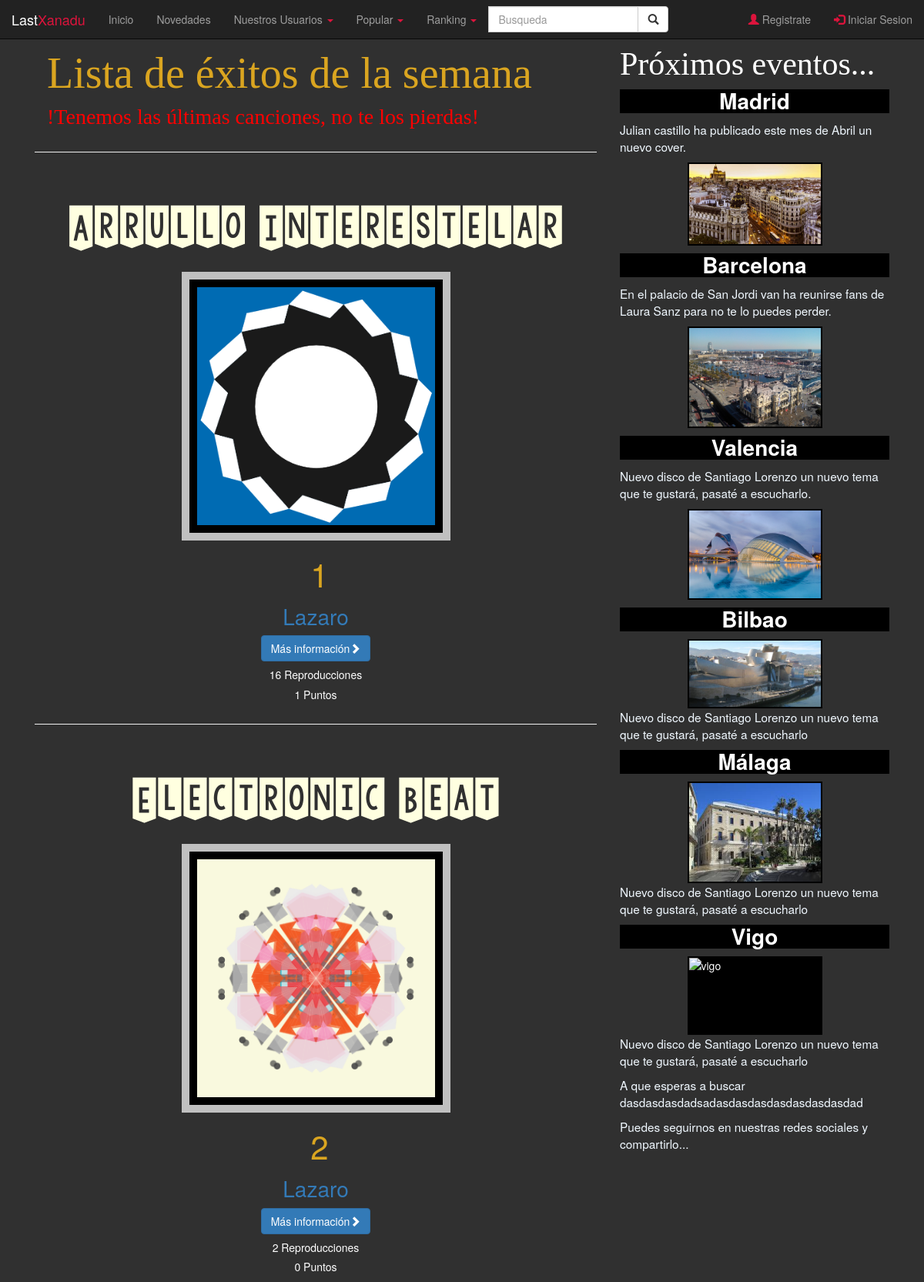
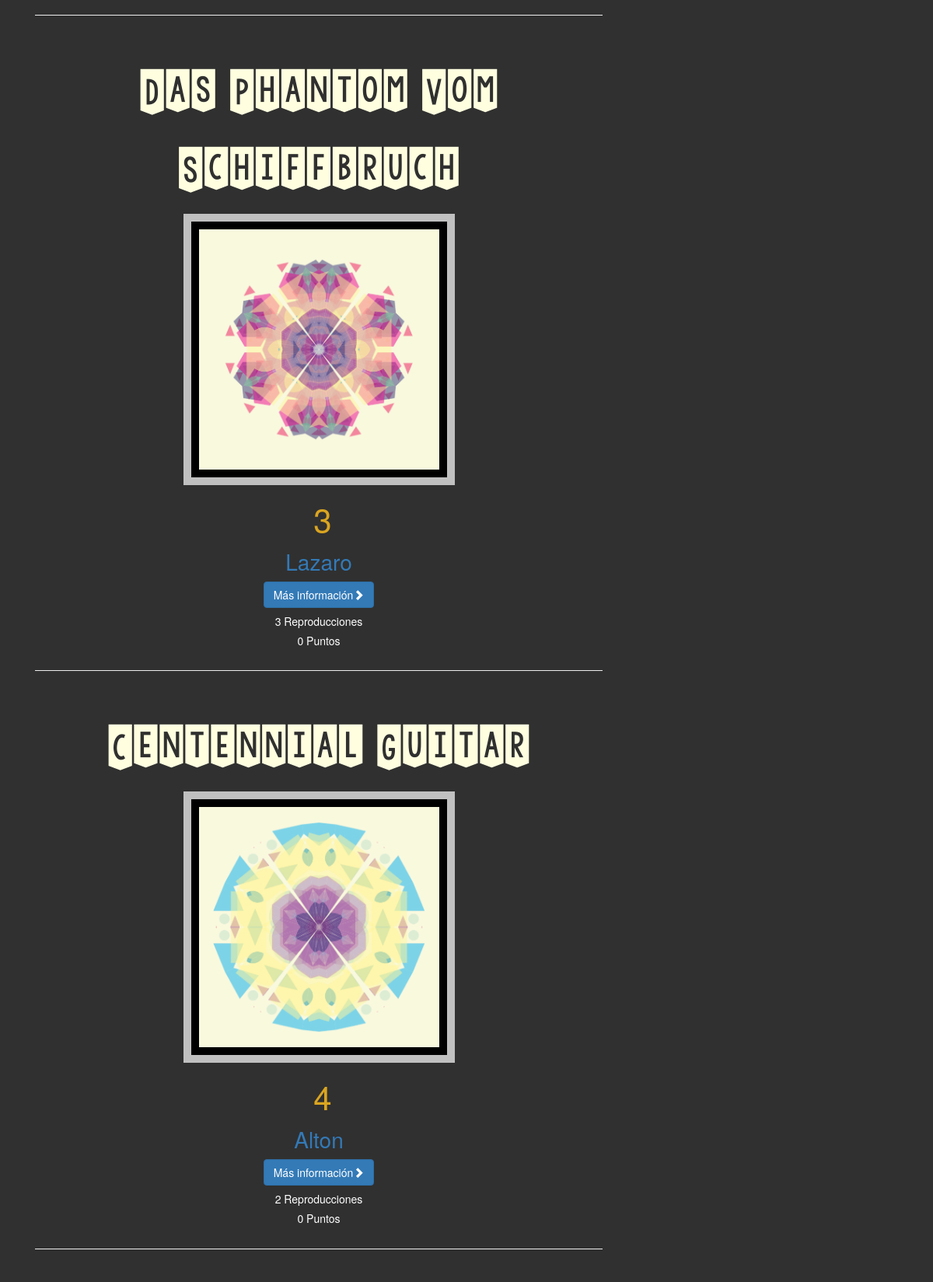
The app's page /rankingM.php (upper part) with its own data (2 pictures, top to bottom).
### tables this page shows
CREATE TABLE IF NOT EXISTS `users` (
  `user_id` int(11) NOT NULL AUTO_INCREMENT,
  `user_name` varchar(20) NOT NULL,
  `user_avatar` varchar(255) NOT NULL,
  `user_description` varchar(500) NOT NULL,
  `user_type` enum('Illustrator','Composer','Admin') NOT NULL,
  `user_following` text NOT NULL,
  `user_followers` text NOT NULL,
  `user_email` varchar(40) NOT NULL,
  `user_pass` varchar(255) NOT NULL,
  `user_favourites` text NOT NULL,
  PRIMARY KEY (`user_id`)
);

CREATE TABLE IF NOT EXISTS `posts` (
  `post_id` int(11) NOT NULL AUTO_INCREMENT,
  `post_type` enum('Song','Picture') NOT NULL,
  `post_owner` int(11) NOT NULL,
  `post_title` varchar(40) NOT NULL,
  `post_description` varchar(500) NOT NULL,
  `post_tags` varchar(255) NOT NULL,
  `post_song` varchar(255) NOT NULL,
  `post_illust` varchar(255) NOT NULL,
  `post_views` int(11) NOT NULL,
  `post_favourites` int(11) NOT NULL,
  `post_flags` int(11) NOT NULL,
  `post_date` timestamp NOT NULL DEFAULT CURRENT_TIMESTAMP,
  PRIMARY KEY (`post_id`),
  KEY `emisor` (`post_owner`),
  KEY `receptor` (`post_title`)
);

### rankingM.php (the view, shortened to what this page needs)
<!DOCTYPE html>
<html lang="es">
<head>
    <link rel="stylesheet" href="https://maxcdn.bootstrapcdn.com/bootstrap/3.3.7/css/bootstrap.min.css">
    <link rel="stylesheet" type="text/css" href="css/ranking.css">
</head>
<body>
	<?php require "includes/navbar.php";
		require ("includes/db.php");
	?>
    <div class="container">
		<div class="col-md-8">
		<div class="row">
            <div class="col-lg-12">
                <h3 id="titulo">Lista de éxitos de la semana </h3>
                	<h4 id="rojo">&#33;Tenemos las &uacute;ltimas canciones, no te los pierdas!</h4>
            </div>
        </div>
        <hr/>
            <?php
            $consulta = "SELECT * FROM users, posts where users.user_id=posts.post_owner and posts.post_type='Song' order by posts.post_favourites DESC limit 10";
            $resultado = $mysqli->query($consulta) or die ($mysqli->error."en la linea".(__LINE__-1));
            $cont = 1;
            while($row = $resultado->fetch_assoc()){
            	echo '<div class="row">
						<p class="centrar titulobonito">'.$row["post_title"].'</p>
						<div class="col-xs-12 col-sm-12 col-md-12">
							<img class="ilust" src="'.$row["post_illust"].'" alt="imagen de musica">
						</div>
						<div class="col-xs-12 col-sm-12 col-md-12">
		                <div class="centrar">
		                    <div class="top">'.$cont.'</div>
							<h4><a href="user.php?id='.$row["user_id"].'">'.$row["user_name"].'</a></h4>
							    <a class="btn btn-primary" href="song.php?id='.$row["post_id"].'">Más información<span class="glyphicon glyphicon-chevron-right"></span></a>
								<h5>'.$row["post_views"].' Reproducciones</h5>
		                        <h5>'.$row["post_favourites"].' Puntos</h5>
		                    </div>
						</div>
					 </div>';
            	echo '<hr>';
            	$cont++;
            }
            ?>
                </div>
                <div id="cabecera" class="col-xs-12 col-sm-12 col-md-4">
                    <div>
                        <h3 id="acont">Pr&oacute;ximos eventos...</h3>
                        <h4 class="headercomentario">Madrid</h4>
                        <p>Julian castillo ha publicado este mes de Abril un nuevo cover.</p>
                       	<img class="ilustbarralateral" alt="madrid" src="img/madrid.jpg" height="200" width="350">
                        <h4 class="headercomentario">Barcelona</h4>
                        <p>En el palacio de San Jordi van ha reunirse fans de Laura Sanz para no te lo puedes perder.</p>
                        <img class="ilustbarralateral" alt="barcelona" src="img/barcelona.jpg" height="200" width="350">
                        <h4 class="headercomentario">Valencia</h4>
                        <p>Nuevo disco de Santiago Lorenzo un nuevo tema que te gustar&aacute;, pasat&eacute; a escucharlo.</p>
						<img class="ilustbarralateral" alt="valencia" src="img/valencia.jpg" height="200" width="350">
                        <h4 class="headercomentario">Bilbao</h4>
                        <img class="ilustbarralateral" alt="bilbao" src="img/bilbao.jpg" height="200" width="350">
                        <p>Nuevo disco de Santiago Lorenzo un nuevo tema que te gustar&aacute;, pasat&eacute; a escucharlo</p>
                        <h4 class="headercomentario">Málaga</h4>
                        <img class="ilustbarralateral" alt="malaga" src="img/malaga.jpg" height="200" width="350">
                        <p>Nuevo disco de Santiago Lorenzo un nuevo tema que te gustar&aacute;, pasat&eacute; a escucharlo</p>
                        <h4 class="headercomentario">Vigo</h4>
                        <img class="ilustbarralateral" alt="vigo" src="img/vigo.jpg" height="200" width="350">
                        <p>Nuevo disco de Santiago Lorenzo un nuevo tema que te gustar&aacute;, pasat&eacute; a escucharlo</p>
                        <p>A que esperas a buscar dasdasdasdadsadasdasdasdasdasdasdasdad</p>
                        <p>Puedes seguirnos en nuestras redes sociales y compartirlo...</p>
                    </div>
                </div>
            </div>
</body>
</html>

### css/ranking.css (style rules this page uses)
body { background: url('../img/silkbrush8.png'); background-repeat: space; background-color: #303030; background-attachment: fixed; color: white; }
#titulo { font-size: 4em; font-family: fantasy; color: #DAA520; }
div h4 { font-size: 2em; }
div p { font-size: 1.1em; color: #F0F8FF; }
.row { margin: 1px; margin-top: 45px; }
.headercomentario { background: #000000; text-align: center; font-weight: bold; }
#cabecera { margin-top: 40px; }
.top { padding-top: 13px; color:#DAA520; font-size: 3em; margin: 0px 0px 10px 10px; }
#rojo { font-family: fantasy; color: red; }
#acont { font-size: 3em; font-family: "Times New Roman", Georgia, serif; color: white; }
.centrar { text-align:center; }
.ilust { display: block; margin: auto; background-color: black; width: 50%; height: auto; border: silver 10px solid; padding: 10px; text-align: justify; }
.ilustbarralateral { display: block; margin: auto; background-color: black; width: 50%; height: auto; border: #000000 2px solid; }
.titulobonito { color:#FFFFE0; font-size: 5em; font-family:KGChasingCars; }

### records on screen
users: posts.post_title "Arrullo Interestelar", posts.post_illust (picture), user_name "Lazaro", posts.post_views "16", posts.post_favourites "1", posts.post_title "Electronic Beat", posts.post_views "2", posts.post_favourites "0", posts.post_title "Das Phantom Vom Schiffbruch", posts.post_views "3"
users: posts.post_title "Centennial Guitar", posts.post_illust (picture), user_name "Alton", posts.post_views "2", posts.post_favourites "0"
